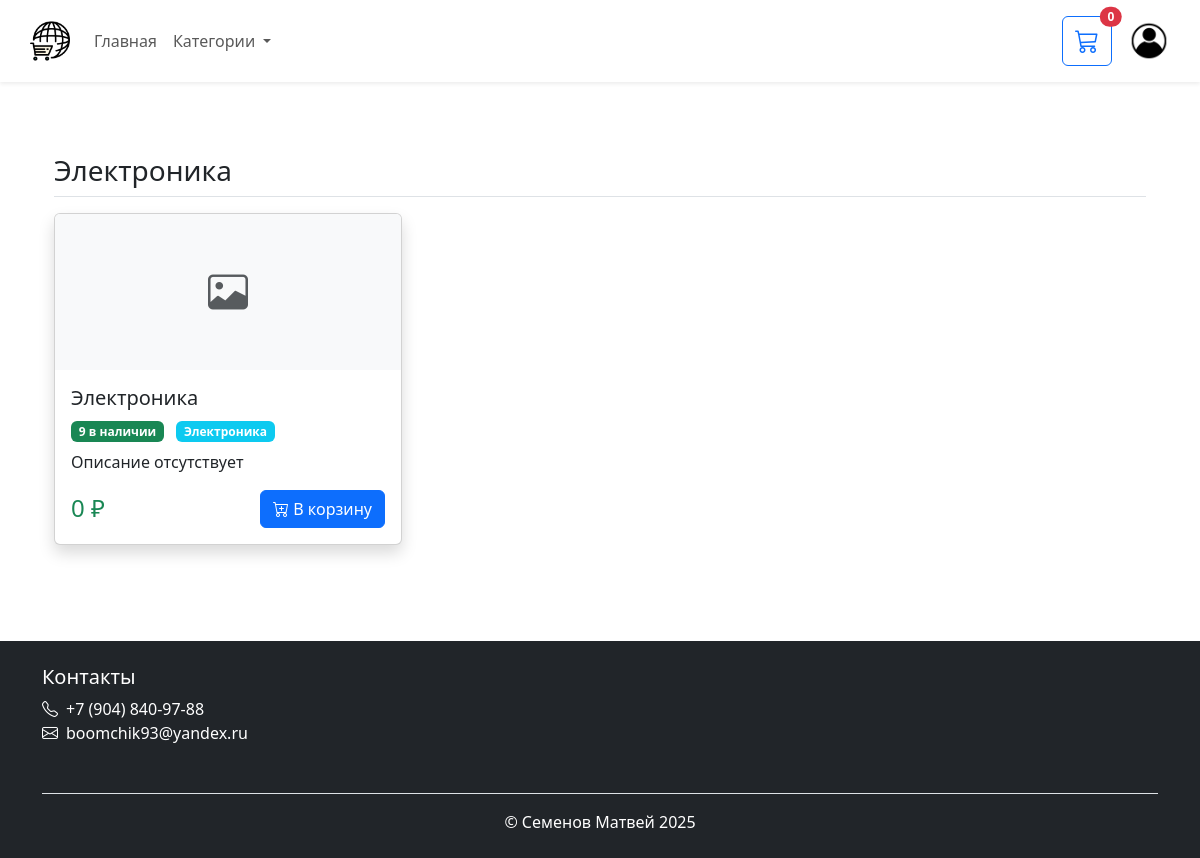
The page / (signed in) on the database its author committed.
### data/__all_models.py (models this page shows)
class Category(Base):
    __tablename__ = "categories"
    id = Column(Integer, primary_key=True)
    name = Column(String(100), unique=True, nullable=False)
    products = relationship("Product", back_populates="category")

class Product(Base):
    __tablename__ = "products"
    id = Column(Integer, primary_key=True)
    name = Column(String(255), nullable=False)
    description = Column(Text)
    price = Column(DECIMAL(10, 2), nullable=False)
    stock_quantity = Column(Integer, default=0)
    image_url = Column(String(255))
    category_id = Column(Integer, ForeignKey('categories.id'))
    category = relationship("Category", back_populates="products")
    cart_items = relationship("CartItem", back_populates="product")
    order_items = relationship("OrderItem", back_populates="product")

### app.py (the view)
@app.route('/')
def home():
    db = next(get_db())
    categories = db.query(Category).options(joinedload(Category.products)).all()
    return render_template('main.html', categories=categories)

### app.py (called while the page is built)
@app.context_processor
def inject_cart_items_count():
    if 'user_id' in session:
        try:
            db = next(get_db())
            cart = db.query(Cart).filter_by(user_id=session['user_id']).first()
            if cart:
                count = sum(item.quantity for item in cart.items)
                return {'cart_items_count': count}
        except:
            pass
    return {'cart_items_count': 0}

@app.context_processor
def inject_timezone():
    return {'tz': MOSCOW_TZ}

@app.context_processor
def inject_user():
    if 'user_id' in session:
        db = next(get_db())
        user = db.query(User).get(session['user_id'])
        return {'current_user': user}
    return {'current_user': None}

### data/db_session.py (called while the page is built)
def get_db():
    db = SessionLocal()
    try:
        yield db
    finally:
        db.close()

### templates/main.html
{% extends "base.html" %}
{% block content %}
<div class="container mt-4">
    {% for category in categories %}
    <div class="mb-5">
        <h3 class="mb-3 border-bottom pb-2">{{ category.name }}</h3>
        <div class="row row-cols-1 row-cols-md-3 g-4">
            {% for product in category.products %}
            <div class="col">
                <div class="card h-100 shadow">
                    {% if product.image_url %}
                    <img src="{{ product.image_url }}"
                         class="card-img-top product-image"
                         alt="{{ product.name }}"
                         onerror="this.src='{{ url_for('static', filename='img/placeholder.png') }}'">
                    {% else %}
                    <div class="card-img-top bg-light text-center p-5">
                        <i class="bi bi-image fs-1 text-muted"></i>
                    </div>
                    {% endif %}
                    <div class="card-body d-flex flex-column">
                        <h5 class="card-title">{{ product.name }}</h5>
                        <div class="mb-2">
                            <span class="badge bg-{{ 'success' if product.stock_quantity > 0 else 'danger' }}">
                                {{ product.stock_quantity }} в наличии
                            </span>
                            <span class="badge bg-info ms-2">
                                {{ product.category.name }}
                            </span>
                        </div>
                        <p class="card-text flex-grow-1">{{ product.description|default('Описание отсутствует', true) }}</p>
                        <div class="d-flex justify-content-between align-items-center">
                            <h4 class="text-success mb-0">{{ product.price|int }} ₽</h4>
                            <form method="POST" action="{{ url_for('add_to_cart', product_id=product.id) }}">
                                <button type="submit"
                                        class="btn btn-primary"
                                        {{ 'disabled' if product.stock_quantity < 1 }}>
                                    <i class="bi bi-cart-plus"></i> В корзину
                                </button>
                            </form>
                        </div>
                    </div>
                </div>
            </div>
            {% endfor %}
        </div>
    </div>
    {% endfor %}
</div>
{% endblock %}

### static/css/style.css (style rules this page uses)
* { margin: 0; padding: 0; box-sizing: border-box; }

### rows shown on the page
Category: name "Электроника"
Product: name "Электроника", stock_quantity "9", category.name "Электроника", description "Описание отсутствует", price "0"

### other values the page prints
{{ cart_items_count }} "0"
